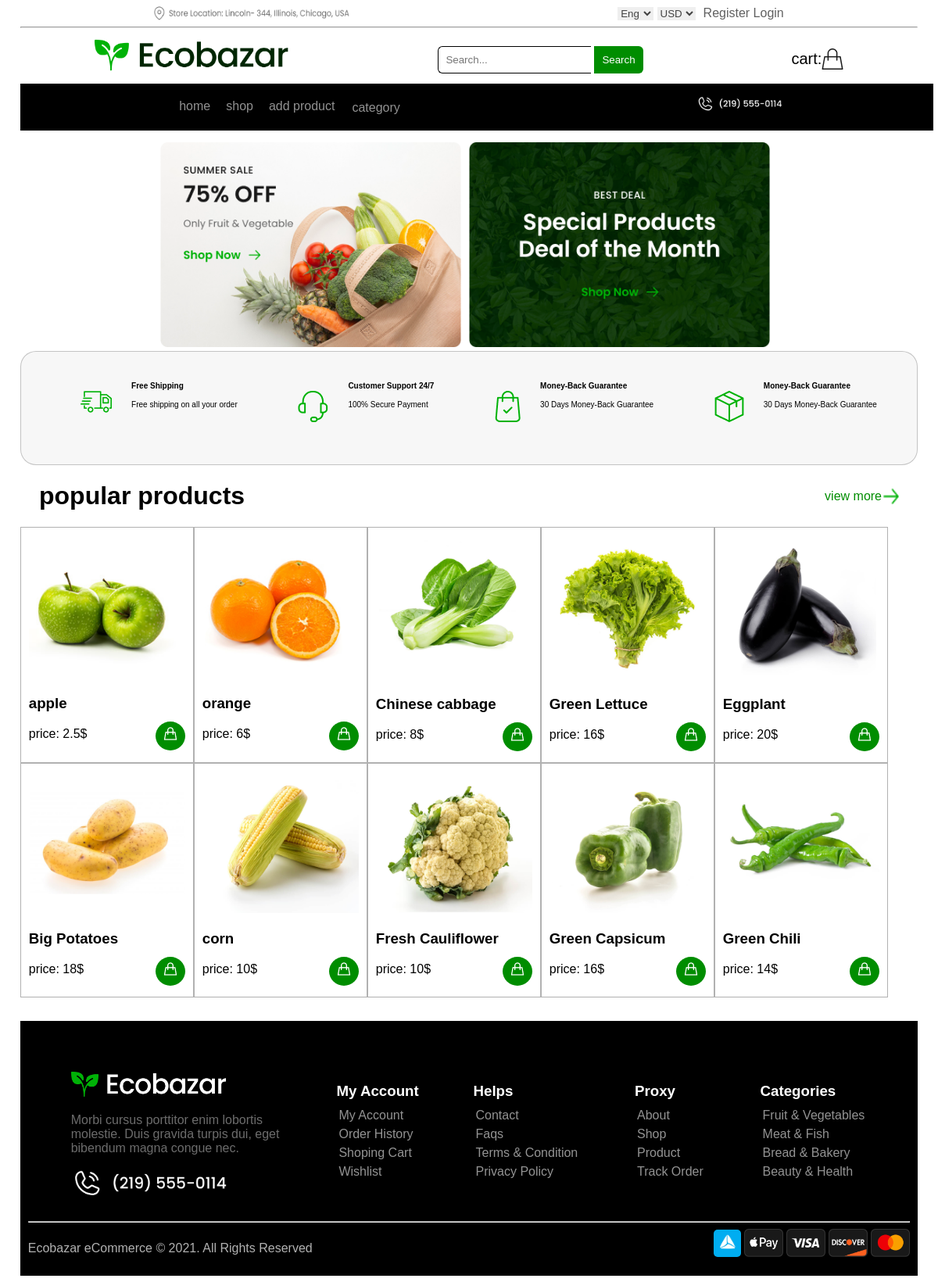
The page / on the database its author committed.
### models.py (models this page shows)
class Product(db.Model):
    __tablename__ = 'product'
    name = db.Column(db.String)
    file = db.Column(db.String)
    price = db.Column(db.Integer)
    id = db.Column(db.Integer, primary_key=True)
    category_id = db.Column(db.Integer, db.ForeignKey("category.id"))

### routes.py (the view)
@app.route('/')
def index():
    products = Product.query.all()
    return render_template("index.html", products=products)

### templates/index.html (shortened to what this page needs)
<!DOCTYPE html>
<html lang="en">
<head>
    <link rel="stylesheet" href="../static/css/style.css">
</head>
<body>
    <div class="container">
        <div class="location">
            <img class="ll" src="../static/Contact.png">
            <div class="selections">
                <div class="selection">
                    <select>
                        <option>Eng</option>
                    </select>
                    <select>
                        <option>USD</option>
                    </select>
                </div>
                <div class="register">
                    {% if current_user.is_authenticated %}
                        <a class="btn" href="/logout">Logout</a>
                    {% else %}
                        <a class="btn" href="/register">Register</a>
                        <a class="btn" href="/login">Login</a>
                    {%  endif %}
                </div>
            </div>
        </div>
        <hr>
        <div class="search">
            <div class="logo">
                <img src="../static/Logo.png" class="logo" alt="">
            </div>
            <div class="searchBar">
                <div class="sb">
                    <form action="/search" method="get">
                        <input type="text" name="query" placeholder="Search...">
                        <button type="submit">Search</button>
                    </form>
                </div>
            </div>
            <div class="icon">
                {% block content %}
                <a class="a-cart" href="/cart">
                    <p class="cart">cart:</p>
                    <div>
                        <img src="../static/Rectangle.png">
                    </div>
                </a>
                {% endblock %}
            </div>
        </div>
        <div class="menu">
            <div class="menu-item1">
                <a href="/" class="menu-item">home</a>
                <a href="/" class="menu-item">shop</a>
                <a href="/addproduct" class="menu-item">add product</a>
                <div class="dropdown">
                    <button class="dropbtn">category</button>
                  </div>
            </div>
            <div class="menu-item2">
                <img src="../static/Call Now.png" alt="">
            </div>
        </div>
        <div class="imgs">
            <div class="imgs2">
                <img class="i1" src="../static/Bannar.png" alt="">
                <img class="i1" src="../static/Bannar (1).png" alt="">
            </div>
        </div>
        <div class="baner4">
            <div class="baner4-item">
                <div class="">
                    <img src="../static/Vector.png" alt="">
                </div>
                <div class="">
                    <h4 class="h4p">Free Shipping</h4>
                    <p class="h4p">Free shipping on all your order</p>
                </div>
            </div>
            <div class="baner4-item">
                <div class="">
                    <img src="../static/Vector (2).png" alt="">
                </div>
                <div class="">
                    <h4 class="h4p">Customer Support 24/7</h4>
                    <p class="h4p">100% Secure Payment</p>
                </div>
            </div>
            <div class="baner4-item">
                <div class="">
                    <img src="../static/Group (3).png" alt="">
                </div>
                <div class="">
                    <h4 class="h4p">Money-Back Guarantee</h4>
                    <p class="h4p">30 Days Money-Back Guarantee</p>
                </div>
            </div>
            <div class="baner4-item">
                <div class="">
                    <img src="../static/Vector (1).png" alt="">
                </div>
                <div class="">
                    <h4 class="h4p">Money-Back Guarantee</h4>
                    <p class="h4p">30 Days Money-Back Guarantee</p>
                </div>
            </div>
        </div>
        <div class="popular-products">
            <h1>popular products</h1>
            <div class="">
                <a href="">
                    <p>view more</p>
                    <img src="../static/Group (4).png" alt="">
                </a>
            </div>
        </div>
        <div class="product-list">
            {% for product in products %}
            {% set img = product.file %}
            <div class="product">
                <a href="/detail/{{product['id']}}">
                    <img class="p_img" src="{{ url_for('static', filename=img) }}">
                </a>
                <h3>{{product.name}}</h3>
                <div class="pi">
                    <p>price: {{product.price}}$</p>
                    <form method="POST" enctype="multipart/form-data">
                        <a href="/add_to_cart/{{product.id}}">
                            <img src="../static/Rectangle (1).png" alt="">
                        </a>
                    </form>
                </div>
            </div>
            {% endfor %}
        </div>
        {% include 'foother.html' %}
    </div>
</body>
</html>

### templates/foother.html (shortened to what this page needs)
<div class="f">
    <div class="foother">
        <div class="foother_item">
            <img class="logo" src="../static/Logo (1).png" alt="">
            <p>Morbi cursus porttitor enim lobortis molestie. Duis gravida turpis dui, eget bibendum magna congue nec.</p>
            <img src="../static/Call Now.png" alt="">
        </div>
        <div class="foother_item">
            <h3>My Account</h3>
            <a href="">My Account</a>
            <a href="">Order History</a>
            <a href="/cart">Shoping Cart</a>
            <a href="">Wishlist</a>
        </div>
        <div class="foother_item help">
            <h3>Helps</h3>
            <a href="">Contact</a>
            <a href="">Faqs</a>
            <a href="">Terms & Condition</a>
            <a href="">Privacy Policy</a>
        </div>
        <div class="foother_item">
            <h3>Proxy</h3>
            <a href="">About</a>
            <a href="/">Shop</a>
            <a href="">Product</a>
            <a href="">Track Order</a>
        </div>
        <div class="foother_item f-category">
            <h3>Categories</h3>
            <a href="/category/1">Fruit & Vegetables</a>
            <a href="/category/2">Meat & Fish</a>
            <a href="/category/3">Bread & Bakery</a>
            <a href="/category/4">Beauty & Health</a>
        </div>
    </div>
    <hr class="hr-f">
    <div class="end">
        <p>Ecobazar eCommerce © 2021. All Rights Reserved</p>
        <div class="foother-images">
            <a href="https://www.tbceducation.ge/"><img class="tbc_logo" src="../static/id0m1BAQOE.jpg"></a>
            <a href="https://www.apple.com/apple-pay/"><img src="../static/Method=ApplePay.png"></a>
            <a href="https://www.visa.com.ge/en_GE"><img src="../static/Method=Visa.png"></a>
            <a href="https://www.discover.com/"><img src="../static/Method=Discover.png"></a>
            <a href=""><img src="../static/Method=Mastercard.png"></a>
        </div>
    </div>
</div>

### static/css/style.css (style rules this page uses)
.container { margin: 0 auto; width: 97%; }
.selections { font-family: sans-serif; display: flex; }
.location { display: flex; justify-content: space-around; }
.location img { max-width: 250px; max-height: 25px; }
select { transition: all 0.3s; color: #000000b8; border: none; }
.register a { text-decoration: none; color: #000; }
.register a { color: #0000009f; transition: all 0.3s; }
.dropbtn { background-color: #000000; color: #ffffff91; padding: 12px; font-size: 16px; border: none; cursor: pointer; transition: all 0.3s; border-radius: 10px; }
.dropdown { position: relative; display: inline-block; transition: all 0.5s; }
.register { margin-left: 10px; }
.logo { max-width: 250px; }
.sb input[type=text] { margin-right: 0; padding: 9px; border: 1px solid #000; border-right: none; border-top-left-radius: 6px; border-bottom-left-radius: 6px; }
.sb button[type=submit] { background-color: rgb(0, 141, 0); border: none; color: #fff; padding: 10px; border-top-right-radius: 6px; border-bottom-right-radius: 6px; padding-right: 10px; }
.sb { margin-top: 15px; }
.search { display: flex; justify-content: space-around; }
.icon img { max-width: 200px; margin-top: 18px; }
.menu { display: flex; background-color: #000; width: 100%; height: 40px; padding: 10px; justify-content: space-around; }
.imgs { display: flex; justify-content: center; margin-top: 20px; margin-bottom: 30px; margin: 0 auto; max-width: 800px; }
.imgs2 { display: flex; flex-direction: column; }
.menu-item1 { display: flex; }
.menu-item1 a { text-decoration: none; color: #ffffff91; margin: 10px; font-family: sans-serif; transition: all 0.3s; }
.menu-item2 img { max-width: 110px; margin-top: 5px; }
.product-list { display: flex; flex-wrap: wrap; margin: 0 auto; max-width: 1151px; margin-bottom: 30px; }
.icon a { display: flex; text-decoration: none; color: #000000; }
.i1 { margin: 5px; }
.product img { max-width: 200px; }
.product h3 { font-family: sans-serif; }
.product p { margin-top: 0; font-family: sans-serif; order: 5; }
.pi { display: flex; flex-direction: row-reverse; justify-content: space-between; }
.pi a img { max-width: 30px; }
.pi a { border: none; background-color: rgb(0, 141, 0); border-radius: 50%; padding: 10px; transition: all 0.3s; }
.product { border: 1px solid rgba(0, 0, 0, 0.305); padding: 10px; max-width: 222px; transition: all 0.3s; }
.btn { transition: all 0.03s; }
.baner4 { display: flex; margin-top: 30px; justify-content: space-around; max-width: 1200px; margin: 0 auto; background-color: #00000008; padding: 25px; border-radius: 20px; border: 1px solid rgba(0, 0, 0, 0.21); }
.baner4-item { display: flex; }
.baner4-item div img { margin: 25px; }
.h4p { font-family: sans-serif; font-size: 14px; }
.popular-products { display: flex; max-width: 1100px; justify-content: space-between; margin: 0 auto; }
.popular-products div { display: flex; }
.popular-products h1 { font-family: sans-serif; }
.popular-products div p { color: rgb(0, 141, 0); font-family: sans-serif; text-decoration: none; }
.popular-products div a { color: rgb(0, 141, 0); font-family: sans-serif; text-decoration: none; display: flex; margin-top: 15px; }
.popular-products div a img { max-width: 20px; height: 20px; margin-top: 15px; margin-left: 2px; }
.foother { background-color: #000; display: flex; justify-content: space-around; margin-top: 30px; padding: 20px; }
.foother img { max-width: 200px; }
.icon p { font-size: 20px; font-family: sans-serif; }
.tbc_logo { width: 35px; border-radius: 5px; }
.foother a { color: #ffffff93; text-decoration: none; font-family: sans-serif; transition: all 0.3s; margin: 3px; }
.foother_item { display: flex; flex-direction: column; }
.foother h3 { color: #fff; font-family: sans-serif; margin-bottom: 8px; }
.f { background-color: #000; padding: 10px; }
.foother-images img { max-width: 50px; }
.end { display: flex; justify-content: space-between; }
.f p { color: #b1b1b1; font-family: sans-serif; }
.foother p { color: #fff; font-family: sans-serif; color: #ffffff6c; max-width: 270px; }
@media screen and (max-width: 1305px) { .imgs2 { flex-direction: row; } }
@media screen and (max-width: 1305px) { .imgs2 img { max-width: 385px; } }
@media screen and (max-width: 1305px) { .imgs { flex-direction: column; } }
@media screen and (max-width: 1305px) { .h4p { font-size: 10px; } }

### rows shown on the page
Product: file (picture), name "apple", price "2.5"
Product: file (picture), name "orange", price "6"
Product: file (picture), name "Chinese cabbage", price "8"
Product: file (picture), name "Green Lettuce", price "16"
Product: file (picture), name "Eggplant", price "20"
Product: file (picture), name "Big Potatoes", price "18"
Product: file (picture), name "corn", price "10"
Product: file (picture), name "Fresh Cauliflower", price "10"
Product: file (picture), name "Green Capsicum", price "16"
Product: file (picture), name "Green Chili", price "14"
